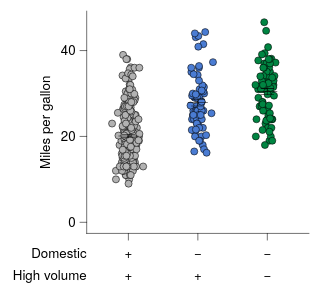

Vega-Lite specification stored for this chart:
### Vega-Lite specification from a JSON file in a GitHub repository (floating-point values rounded to 4 significant figures; data arrays with more than 128 entries replaced by an {"elided": "..."} marker saying what was removed)
{"background": null, "config": {"arc": {"fill": "#DBDBDB", "fillOpacity": 1.0, "innerRadius": 25.0, "padAngle": 0.03, "stroke": "black", "strokeOpacity": 1, "strokeWidth": 0.25}, "area": {"fill": "#DBDBDB", "fillOpacity": 1.0, "stroke": "black", "strokeOpacity": 1, "strokeWidth": 0.25}, "axis": {"domain": true, "domainCap": "round", "domainColor": "black", "domainWidth": 0.25, "grid": false, "gridCap": "round", "gridColor": "#F1F1F1", "gridDash": [0, 0], "gridOpacity": 1.0, "gridWidth": 0.25, "labelColor": "black", "labelFont": "Helvetica Neue, HelveticaNeue, Helvetica, Arial, sans-serif", "labelFontSize": 6, "labelFontStyle": "normal", "labelFontWeight": 400, "offset": 0, "ticks": true, "tickCap": "round", "tickColor": "black", "tickRound": false, "tickSize": 3, "tickWidth": 0.25, "titleColor": "black", "titleFont": "Helvetica Neue, HelveticaNeue, Helvetica, Arial, sans-serif", "titleFontSize": 6, "titleFontStyle": "normal", "titleFontWeight": 400}, "axisX": {"domain": true, "labelAlign": "center", "labelAngle": 0, "labels": true, "ticks": true, "translate": 0}, "axisY": {"domain": true, "labelAlign": "right", "labelAngle": 0, "labels": true, "ticks": true, "translate": 0}, "axisRight": {"domain": true, "labelAlign": "left", "labelAngle": 0, "labels": true, "ticks": true, "translate": 0}, "axisTop": {"domain": true, "labelAlign": "center", "labelAngle": 0, "labels": true, "ticks": true, "translate": 0}, "axisBand": {"tickOffset": 0}, "bar": {"fill": "#DBDBDB", "fillOpacity": 1.0, "stroke": "black", "strokeOpacity": 1, "strokeWidth": 0.25}, "boxplot": {"size": 9.0, "ticks": {"cornerRadius": 0.25, "fill": "black", "opacity": 1, "size": 4.5, "thickness": 0.25}, "box": {"fillOpacity": 1.0, "stroke": "black", "strokeOpacity": 1, "strokeWidth": 0.25}, "median": {"cornerRadius": 0, "fill": "black", "fillOpacity": 1.0, "opacity": 1, "size": 9.0, "thickness": 0.25}, "rule": {"fill": "black", "fillOpacity": 1.0, "size": 10.0, "stroke": "black", "strokeDash": [0, 0], "strokeOpacity": 1, "strokeWidth": 0.25}, "outliers": {"color": "black", "fill": "black", "fillOpacity": 1.0, "size": 0, "stroke": "black", "strokeOpacity": 1, "strokeWidth": 0.25}}, "circle": {"fill": "black", "fillOpacity": 1.0, "size": 1.25, "stroke": null, "strokeOpacity": 1, "strokeWidth": 0.25}, "errorband": {"band": {"fillOpacity": 0.6, "stroke": null, "strokeWidth": 0.25, "strokeOpacity": 1}, "borders": {"opacity": 0, "strokeOpacity": 1, "strokeWidth": 0.25}}, "errorbar": {"opacity": 1, "rule": {"strokeDash": [0, 0], "strokeWidth": 0.25}, "ticks": {"color": "black", "cornerRadius": 0.125, "opacity": 1, "size": 6.0, "thickness": 0.25}, "thickness": 0.25}, "font": "Helvetica Neue, HelveticaNeue, Helvetica, Arial, sans-serif", "geoshape": {"fill": "#DBDBDB", "fillOpacity": 1.0, "stroke": "black", "strokeOpacity": 1, "strokeWidth": 0.25}, "header": {"labelColor": "black", "labelFont": "Helvetica Neue, HelveticaNeue, Helvetica, Arial, sans-serif", "labelFontSize": 6, "labelFontStyle": "normal", "labelFontWeight": 400, "titleColor": "black", "titleFont": "Helvetica Neue, HelveticaNeue, Helvetica, Arial, sans-serif", "titleFontSize": 6, "titleFontStyle": "normal", "titleFontWeight": 400, "titlePadding": 0}, "legend": {"disable": false, "offset": 4.5, "titlePadding": 4, "labelOffset": 2, "gradientLabelOffset": 2, "columnPadding": 4, "rowPadding": 2, "gradientLength": 50.0, "gradientThickness": 5.0, "gradientOpacity": 1.0, "gradientStrokeColor": "black", "gradientStrokeWidth": 0.25, "labelColor": "black", "labelFont": "Helvetica Neue, HelveticaNeue, Helvetica, Arial, sans-serif", "labelFontSize": 6, "labelFontStyle": "normal", "labelFontWeight": 400, "strokeColor": "black", "strokeWidth": 0, "symbolSize": 36, "symbolStrokeColor": "black", "symbolStrokeWidth": 0.25, "titleColor": "black", "titleFont": "Helvetica Neue, HelveticaNeue, Helvetica, Arial, sans-serif", "titleFontSize": 6, "titleFontStyle": "normal", "titleFontWeight": 400}, "line": {"color": "black", "stroke": "black", "strokeCap": "butt", "strokeDash": [0, 0], "strokeOpacity": 1, "strokeWidth": 0.5}, "point": {"filled": true, "fill": "#DBDBDB", "fillOpacity": 1.0, "size": 5.0, "stroke": "black", "strokeOpacity": 1, "strokeWidth": 0.25}, "range": {"category": ["#B2B2B2", "#4A7CD3", "#008542", "#664CAF", "#509F98", "#636363", "#284F93", "#005226", "#382864", "#285753"], "diverging": {"scheme": ["#443E60", "#5F597E", "#7C759B", "#9994B6", "#B7B4CC", "#D6D5DC", "#F6F6F6", "#D1DAD9", "#A4C2BF", "#7AA9A4", "#578E89", "#37736E", "#1B5954"]}, "heatmap": {"scheme": ["#440154", "#472270", "#433E82", "#38598C", "#2C728E", "#238A8D", "#24A086", "#39B578", "#5DC862", "#96D646", "#CAE02D", "#FDE724"]}, "ordinal": {"scheme": ["#F1F1F1", "#DBDBDB", "#C6C6C6", "#B2B2B2", "#9D9D9D", "#898989", "#767676", "#636363", "#515151", "#404040", "#2F2F2F", "#1F1F1F"]}, "ramp": {"scheme": ["#440154", "#472270", "#433E82", "#38598C", "#2C728E", "#238A8D", "#24A086", "#39B578", "#5DC862", "#96D646", "#CAE02D", "#FDE724"]}}, "rule": {"color": "black", "stroke": "black", "strokeCap": "round", "strokeDash": [2, 2], "strokeOpacity": 1, "strokeWidth": 0.25}, "scale": {"barBandPaddingInner": 0.1, "rectBandPaddingInner": 0, "tickBandPaddingInner": 0.1, "bandPaddingOuter": 0.1, "bandWithNestedOffsetPaddingInner": 0.2, "bandWithNestedOffsetPaddingOuter": 0.2, "offsetBandPaddingInner": 0, "offsetBandPaddingOuter": 0, "continuousPadding": 5.0, "round": false}, "rect": {"fill": "#DBDBDB", "fillOpacity": 1.0, "stroke": "black", "strokeOpacity": 1, "strokeWidth": 0.25}, "square": {"fill": "#DBDBDB", "fillOpacity": 1.0, "size": 10.0, "stroke": "black", "strokeOpacity": 1, "strokeWidth": 0.25}, "text": {"color": "black", "font": "Helvetica Neue, HelveticaNeue, Helvetica, Arial, sans-serif", "fontSize": 6, "fontStyle": "normal", "fontWeight": 400}, "tick": {"color": "black", "cornerRadius": 0.125, "opacity": 1.0, "size": 9.0, "thickness": 0.25}, "title": {"anchor": "middle", "frame": "group", "color": "black", "font": "Helvetica Neue, HelveticaNeue, Helvetica, Arial, sans-serif", "fontSize": 6, "fontStyle": "normal", "fontWeight": 400, "subtitleColor": "black", "subtitleFont": "Helvetica Neue, HelveticaNeue, Helvetica, Arial, sans-serif", "subtitleFontSize": 6, "subtitleFontStyle": "normal", "subtitleFontWeight": 400}, "trail": {"color": "black", "opacity": 1, "size": 0.5}, "view": {"continuousWidth": 100, "continuousHeight": 100, "discreteWidth": 100, "discreteHeight": 100, "fill": null, "stroke": null, "strokeWidth": 0.25}}, "vconcat": [{"layer": [{"data": {"name": "data-5a85ede2053d4aec77293cfb476ae07b"}, "mark": {"type": "circle", "opacity": 1.0, "size": 10.0, "stroke": "black", "strokeOpacity": 1, "strokeWidth": 0.25}, "encoding": {"color": {"field": "Origin", "legend": null, "scale": {"domain": ["USA", "Europe", "Japan"]}, "sort": ["USA", "Europe", "Japan"], "title": null, "type": "nominal"}, "x": {"axis": {"labels": false, "title": null}, "field": "Origin", "scale": {"domain": ["USA", "Europe", "Japan"]}, "sort": ["USA", "Europe", "Japan"], "title": "Origin", "type": "nominal"}, "xOffset": {"field": "jitter_x", "scale": {"domain": [-7.33, 7.33], "range": [5.17, 19.83]}, "type": "quantitative"}, "y": {"field": "Miles_per_Gallon", "title": "Miles per gallon", "type": "quantitative", "scale": {"nice": false}}}}, {"data": {"name": "data-64e7897fd8423deef5c97d660b6d3367"}, "mark": {"type": "errorbar"}, "encoding": {"x": {"axis": {"labels": false, "title": null}, "field": "Origin", "scale": {"domain": ["USA", "Europe", "Japan"]}, "sort": ["USA", "Europe", "Japan"], "title": "Origin", "type": "nominal"}, "y": {"field": "__mean", "title": "Miles per gallon", "type": "quantitative", "scale": {"nice": false}}, "yError": {"field": "__error"}}}, {"data": {"name": "data-64e7897fd8423deef5c97d660b6d3367"}, "mark": {"type": "tick"}, "encoding": {"x": {"axis": {"labels": false, "title": null}, "field": "Origin", "scale": {"domain": ["USA", "Europe", "Japan"]}, "sort": ["USA", "Europe", "Japan"], "title": "Origin", "type": "nominal"}, "y": {"field": "__mean", "title": "Miles per gallon", "type": "quantitative", "scale": {"nice": false}}}}]}, {"layer": [{"data": {"name": "data-c3bd76c557e40d2a0c8ddade193cca11"}, "mark": {"type": "text", "align": "right", "baseline": "middle", "fontSize": 6}, "encoding": {"text": {"field": "__label", "type": "nominal"}, "x": {"value": 0}, "y": {"axis": null, "field": "__y", "scale": {"domain": [0, 20.0], "nice": false, "padding": 0, "range": [0, 20.0], "zero": false}, "type": "quantitative"}}}, {"data": {"name": "data-e566b313ce9ab02e795b97a804ea3acf"}, "mark": {"type": "text", "align": "center", "baseline": "middle", "fontSize": 6}, "encoding": {"angle": {"field": "__angle", "scale": null, "type": "quantitative"}, "text": {"field": "__value", "type": "nominal"}, "x": {"axis": {"domain": false, "grid": false, "labels": false, "ticks": false, "title": null}, "field": "__category", "scale": {"domain": ["USA", "Europe", "Japan"]}, "sort": ["USA", "Europe", "Japan"], "type": "nominal"}, "y": {"axis": null, "field": "__y", "scale": {"domain": [0, 20.0], "nice": false, "padding": 0, "range": [0, 20.0], "zero": false}, "type": "quantitative"}}}], "height": 20.0, "view": {"fill": null, "stroke": null}, "width": 100}], "resolve": {"scale": {"x": "shared"}}, "spacing": 0, "$schema": "https://vega.github.io/schema/vega-lite/v6.4.1.json", "datasets": {"data-5a85ede2053d4aec77293cfb476ae07b": {"elided": "398 records"}, "data-64e7897fd8423deef5c97d660b6d3367": [{"Origin": "USA", "__mean": 20.08, "__error": 0.4058, "__dysonsphere__": 1}, {"Origin": "Japan", "__mean": 30.45, "__error": 0.6852, "__dysonsphere__": 1}, {"Origin": "Europe", "__mean": 27.89, "__error": 0.8037, "__dysonsphere__": 1}], "data-c3bd76c557e40d2a0c8ddade193cca11": [{"__label": "Domestic", "__y": 5.0, "__dysonsphere__": 1}, {"__label": "High volume", "__y": 15.0, "__dysonsphere__": 1}], "data-e566b313ce9ab02e795b97a804ea3acf": [{"__label": "Domestic", "__category": "USA", "__value": "+", "__y": 5.0, "__angle": 0.0, "__dysonsphere__": 1}, {"__label": "Domestic", "__category": "Europe", "__value": "−", "__y": 5.0, "__angle": 0.0, "__dysonsphere__": 1}, {"__label": "Domestic", "__category": "Japan", "__value": "−", "__y": 5.0, "__angle": 0.0, "__dysonsphere__": 1}, {"__label": "High volume", "__category": "USA", "__value": "+", "__y": 15.0, "__angle": 0.0, "__dysonsphere__": 1}, {"__label": "High volume", "__category": "Europe", "__value": "+", "__y": 15.0, "__angle": 0.0, "__dysonsphere__": 1}, {"__label": "High volume", "__category": "Japan", "__value": "−", "__y": 15.0, "__angle": 0.0, "__dysonsphere__": 1}]}}
